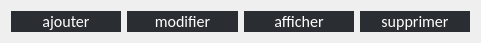
         <widget class="QWidget" name="horizontalLayoutWidget">
          <property name="geometry">
           <rect>
            <x>80</x>
            <y>20</y>
            <width>481</width>
            <height>31</height>
           </rect>
          </property>
          <layout class="QHBoxLayout" name="horizontalLayout_3">
           <item>
            <widget class="QPushButton" name="bar_ajoutC">
             <property name="styleSheet">
              <string notr="true">QPushButton
{
	background-color: rgb(42, 46, 50);
   border-radius:0px;
	color:#ffffff;
	font-size:16px;
font-family:Calibri;

qproperty-iconSize:35px;

}
QPushButton:hover
{
	background-color:rgb(50, 53, 57);
		color:#ffff99;

}
QPushButton:focus
{
	background-color: rgb(59, 62, 66);
	border-style:solid;
	border-left-width:7px;
	border-color: #ff3333;
	color:#ffff99;
}
</string>
             </property>
             <property name="text">
              <string>ajouter</string>
             </property>
            </widget>
           </item>
           <item>
            <widget class="QPushButton" name="bar_modifC">
             <property name="styleSheet">
              <string notr="true">QPushButton
{
	background-color: rgb(42, 46, 50);
   border-radius:0px;
	color:#ffffff;
	font-size:16px;
font-family:Calibri;

qproperty-iconSize:35px;

}
QPushButton:hover
{
	background-color:rgb(50, 53, 57);
		color:#ffff99;

}
QPushButton:focus
{
	background-color: rgb(59, 62, 66);
	border-style:solid;
	border-left-width:7px;
	border-color: #ff3333;
	color:#ffff99;
}
</string>
             </property>
             <property name="text">
              <string>modifier</string>
             </property>
            </widget>
           </item>
           <item>
            <widget class="QPushButton" name="bar_afficheC">
             <property name="styleSheet">
              <string notr="true">QPushButton
{
	background-color: rgb(42, 46, 50);
   border-radius:0px;
	color:#ffffff;
	font-size:16px;
font-family:Calibri;

qproperty-iconSize:35px;

}
QPushButton:hover
{
	background-color:rgb(50, 53, 57);
		color:#ffff99;

}
QPushButton:focus
{
	background-color: rgb(59, 62, 66);
	border-style:solid;
	border-left-width:7px;
	border-color: #ff3333;
	color:#ffff99;
}
</string>
             </property>
             <property name="text">
              <string>afficher</string>
             </property>
            </widget>
           </item>
           <item>
            <widget class="QPushButton" name="bar_suppC">
             <property name="styleSheet">
              <string notr="true">QPushButton
{
	background-color: rgb(42, 46, 50);
   border-radius:0px;
	color:#ffffff;
	font-size:16px;
font-family:Calibri;

qproperty-iconSize:35px;

}
QPushButton:hover
{
	background-color:rgb(50, 53, 57);
		color:#ffff99;

}
QPushButton:focus
{
	background-color: rgb(59, 62, 66);
	border-style:solid;
	border-left-width:7px;
	border-color: #ff3333;
	color:#ffff99;
}
</string>
             </property>
             <property name="text">
              <string>supprimer</string>
             </property>
            </widget>
           </item>
          </layout>
         </widget>
